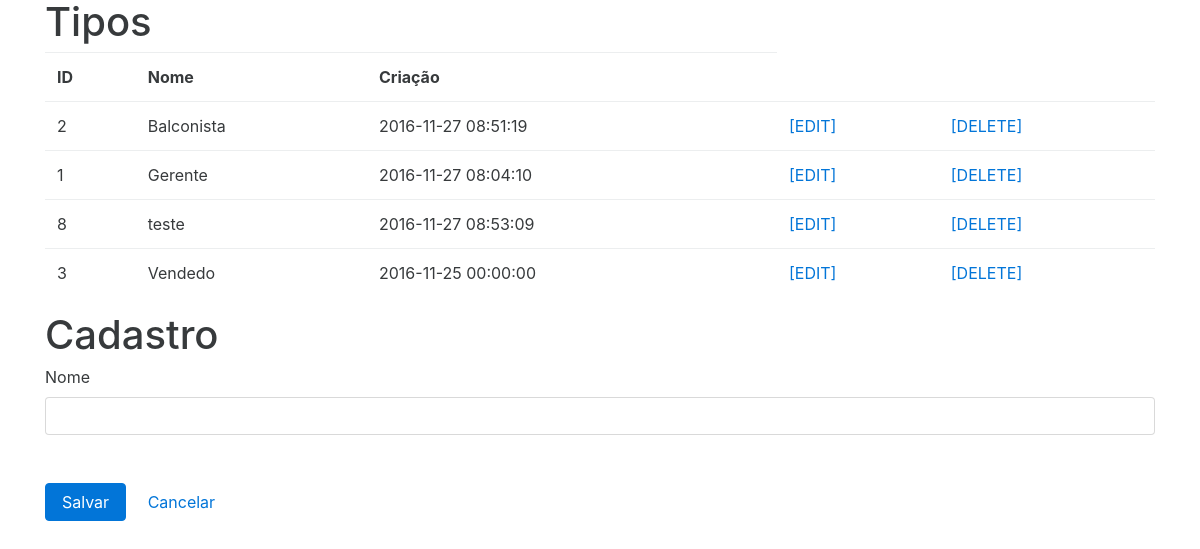
/index.php/tipo, run on the app's committed database.
### tables this page shows
CREATE TABLE IF NOT EXISTS `tipo` (
  `type_id` int(11) NOT NULL AUTO_INCREMENT,
  `name` varchar(255) DEFAULT NULL,
  `created_at` datetime DEFAULT NULL,
  PRIMARY KEY (`type_id`)
);

### application/controllers/Tipo.php (called while the page is built, shortened)
<?php
class Tipo extends CI_Controller {
	public function index(){
		$this->load->model("tipo_model");
		$this->load->helper(array("url","form"));
		$lista_tipos = $this->tipo_model->buscaTodos();
		$dados = array("tipos" => $lista_tipos);
		$this->load->view("tipo/index.php", $dados);
	}
}
?>

### index.php (called while the page is built, shortened)
<?php
require_once BASEPATH.'core/CodeIgniter.php';

### application/models/tipo_model.php (called while the page is built, shortened)
<?php
class Tipo_model extends CI_Model {
	public function buscaTodos(){
		return $this->db->order_by("name", "asc")->get("tipo")->result();
	}
}
?>

### application/views/tipo/index.php (the view, shortened to what this page needs)
<!DOCTYPE html>
<html>
<head>
	<link rel='stylesheet' href='<?php echo base_url("css/bootstrap.css") ?>'>
</head>
<body>
	<div class='container'>
		<h1>Tipos</h1>
		<table class='table'>
			<tr>
				<th>ID</th>
				<th>Nome</th>
				<th>Criação</th>
			</tr>
			<?php
				foreach($tipos as $tipo){
			?>
			<tr>
				<td><?php echo $tipo->type_id ?> </td>
				<td><?php echo $tipo->name ?> </td>
				<td><?php echo $tipo->created_at ?> </td>
				<td><a href="<?php echo base_url() . 'tipo/edita/' . $tipo->type_id; ?>">[EDIT]</a></td>
				<td><a href="<?php echo base_url() . 'tipo/deleta/' . $tipo->type_id ?>">[DELETE]</a></td>
			</tr>
			<?php
				}
			?>
		</table>
		<h1>Cadastro</h1>
		<?php
			if(isset($dados_tipo)){
				echo form_open("tipo/altera");
			}else{
				echo form_open("tipo/salva");
			}
			echo form_label("Nome", "nome");
			echo form_input(array(
					"name"=>"nome",
					"id"=>"nome",
					"class"=>"form-control",
					"maxlength"=> "255",
					"value"=> isset($dados_tipo) ? $dados_tipo[0]->name : ""
				));
			echo '<br><br>';
			echo form_button(array(
					"content"=>"Salvar",
					"class"=>"btn btn-primary",
					"type" =>"submit"
				));
			echo "<a href='".base_url()."' class='btn btn-cancel'>Cancelar</a>";
			echo form_close();
		?>
</body>
</html>

### data on the page
tipo: type_id "2", name "Balconista", created_at "2016-11-27 08:51:19"
tipo: type_id "1", name "Gerente", created_at "2016-11-27 08:04:10"
tipo: type_id "8", name "teste", created_at "2016-11-27 08:53:09"
tipo: type_id "3", name "Vendedo", created_at "2016-11-25 00:00:00"

### other printed values
form_label("Nome", "nome") "Nome"
